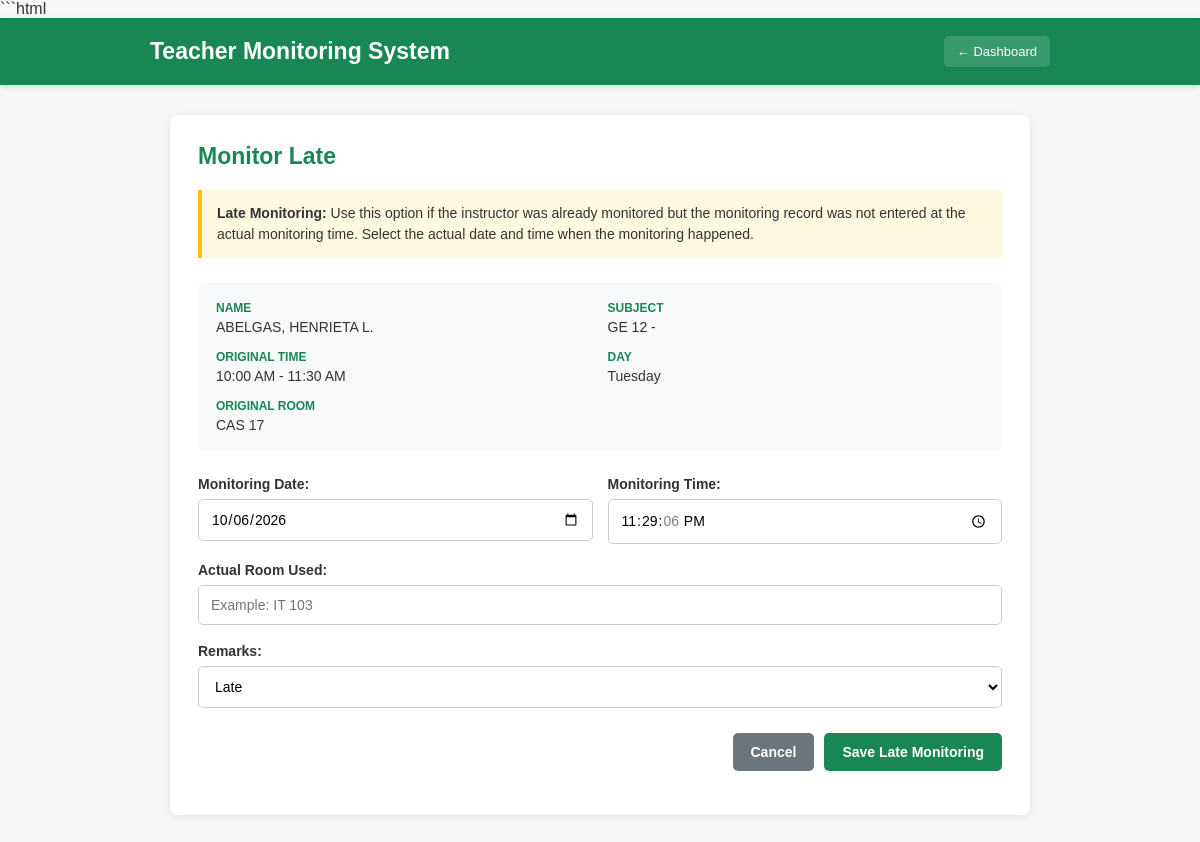
Screenshot of /schedules/408/monitor-late/ (signed in) with the database file from the repository.
### monitoring/models.py (models this page shows, shortened)
class Schedule(models.Model):
    DAYS = [
        ("M", "Monday"),
        ("T", "Tuesday"),
        ("W", "Wednesday"),
        ("TH", "Thursday"),
        ("F", "Friday"),
        ("S", "Saturday"),
    ]
    instructor = models.ForeignKey(
        Instructor,
        on_delete=models.CASCADE,
        related_name="schedules"
    )
    subject = models.ForeignKey(
        Subject,
        on_delete=models.CASCADE,
        related_name="schedules"
    )
    room = models.ForeignKey(
        Room,
        on_delete=models.CASCADE,
        related_name="schedules"
    )
    day = models.CharField(
        max_length=5,
        choices=DAYS
    )
    start_time = models.TimeField()
    end_time = models.TimeField()

class Instructor(models.Model):
    CLASSIFICATION_CHOICES = [
        ("PART_TIME", "Part-Time"),
        ("REGULAR", "Regular"),
    ]
    name = models.CharField(max_length=150)
    classification = models.CharField(
        max_length=20,
        choices=CLASSIFICATION_CHOICES,
        default="PART_TIME"
    )
    department = models.CharField(
        max_length=150,
        blank=True
    )
    contact = models.CharField(
        max_length=50,
        blank=True
    )
    class Meta:
        ordering = ["name"]

class Subject(models.Model):
    subject_code = models.CharField(max_length=30)
    subject_name = models.CharField(
        max_length=150,
        blank=True
    )
    class Meta:
        ordering = ["subject_code"]
    def __str__(self):
        return f"{self.subject_code} - {self.subject_name}"

class Room(models.Model):
    room_name = models.CharField(max_length=50)
    class Meta:
        ordering = ["room_name"]

### monitoring/views.py (the view)
@login_required
def monitor_late(request, schedule_id):
    schedule = get_object_or_404(
        Schedule.objects.select_related("instructor", "subject", "room"),
        pk=schedule_id,
    )
    if request.method == "POST":
        form = LateMonitoringRecordForm(request.POST)
        if form.is_valid():
            record = form.save(commit=False)
            record.schedule = schedule
            record.remarks = "Late"
            record.signature = ""
            record.save()
            messages.success(request, "Late monitoring record saved successfully!")
            return redirect("instructor_list")
    else:
        form = LateMonitoringRecordForm(
            initial={
                "monitoring_date": timezone.localdate(),
                "monitoring_time": timezone.localtime().time(),
                "remarks": "Late",
            }
        )
    return render(
        request,
        "instructors/monitoring/late_form.html",
        {"form": form, "schedule": schedule},
    )

### templates/instructors/monitoring/late_form.html (shortened to what this page needs)
<!DOCTYPE html>
<html lang="en">
<head>
</head>
<body>
<header class="header">
    <div class="header-content">
        <h1>
            Teacher Monitoring System
        </h1>
        <a
            href="{% url 'dashboard' %}"
            class="back-dashboard"
        >
            ← Dashboard
        </a>
    </div>
</header>
<main class="container">
    <div class="card">
        <h2>
            Monitor Late
        </h2>
        <div class="late-note">
            <strong>Late Monitoring:</strong>
            Use this option if the instructor was
            already monitored but the monitoring
            record was not entered at the actual
            monitoring time.
            Select the actual date and time when
            the monitoring happened.
        </div>
        <div class="schedule-info">
            <div class="info-item">
                <strong>
                    Name
                </strong>
                <span>
                    {{ schedule.instructor.name }}
                </span>
            </div>
            <div class="info-item">
                <strong>
                    Subject
                </strong>
                <span>
                    {{ schedule.subject }}
                </span>
            </div>
            <div class="info-item">
                <strong>
                    Original Time
                </strong>
                <span>
                    {{ schedule.start_time|time:"h:i A" }}
                    -
                    {{ schedule.end_time|time:"h:i A" }}
                </span>
            </div>
            <div class="info-item">
                <strong>
                    Day
                </strong>
                <span>
                    {{ schedule.get_day_display }}
                </span>
            </div>
            <div class="info-item">
                <strong>
                    Original Room
                </strong>
                <span>
                    {{ schedule.room.room_name }}
                </span>
            </div>
        </div>
        <form
            method="post"
            autocomplete="off"
        >
            <div class="datetime-grid">
                <div class="form-group">
                    {{ form.monitoring_date.label_tag }}
                    {{ form.monitoring_date }}
                </div>
                <div class="form-group">
                    {{ form.monitoring_time.label_tag }}
                    {{ form.monitoring_time }}
                </div>
            </div>
            <div class="form-group">
                {{ form.transfer_room.label_tag }}
                {{ form.transfer_room }}
            </div>
            <div class="form-group">
                {{ form.remarks.label_tag }}
                {{ form.remarks }}
            </div>
            <div class="buttons">
                <a
                    href="{% url 'monitoring_list' %}"
                    class="cancel-button"
                >
                    Cancel
                </a>
                <button
                    type="submit"
                    class="save-button"
                >
                    Save Late Monitoring
                </button>
            </div>
        </form>
    </div>
</main>
</body>
</html>

### templates/instructors/monitoring/late_form.html (style rules this page uses)
* { box-sizing: border-box; }
html, body { width: 100%; min-height: 100%; }
body { margin: 0; font-family: Arial, Helvetica, sans-serif; background: #f5f7f6; color: #333; min-height: 100vh; overflow-x: hidden; overflow-y: auto; }
.header { width: 100%; background: #198754; color: white; padding: 18px 30px; position: sticky; top: 0; z-index: 1000; box-shadow: 0 2px 6px rgba(0, 0, 0, 0.12); }
.header-content { width: 100%; max-width: 900px; margin: 0 auto; display: flex; align-items: center; justify-content: space-between; gap: 15px; }
.header h1 { margin: 0; font-size: 23px; font-weight: 600; }
.back-dashboard { color: white; text-decoration: none; background: rgba(255, 255, 255, 0.15); padding: 8px 13px; border-radius: 5px; font-size: 13px; white-space: nowrap; }
.container { width: 100%; max-width: 900px; margin: 0 auto; padding: 30px 20px 50px; }
.card { width: 100%; background: white; border-radius: 8px; padding: 28px; box-shadow: 0 2px 8px rgba(0, 0, 0, 0.08); }
.card h2 { margin-top: 0; margin-bottom: 20px; color: #198754; font-size: 23px; }
.late-note { background: #fff8e1; border-left: 4px solid #ffc107; padding: 13px 15px; margin-bottom: 25px; font-size: 14px; line-height: 1.5; }
.schedule-info { display: grid; grid-template-columns: repeat(2, minmax(0, 1fr)); gap: 15px; margin-bottom: 25px; padding: 18px; background: #f8f9fa; border-radius: 6px; }
.info-item { min-width: 0; }
.info-item strong { display: block; color: #198754; font-size: 12px; margin-bottom: 4px; text-transform: uppercase; }
.info-item span { font-size: 14px; overflow-wrap: anywhere; }
.form-group { margin-bottom: 18px; }
.form-group label { display: block; margin-bottom: 7px; font-weight: 600; font-size: 14px; }
.form-control, .form-select, select, input[type="date"], input[type="time"], input[type="text"], textarea { width: 100%; padding: 11px 12px; border: 1px solid #ccc; border-radius: 5px; font-size: 14px; background: white; font-family: Arial, Helvetica, sans-serif; }
.datetime-grid { display: grid; grid-template-columns: repeat(2, minmax(0, 1fr)); gap: 15px; }
.buttons { display: flex; justify-content: flex-end; align-items: center; gap: 10px; margin-top: 25px; }
.save-button, .cancel-button { border: none; padding: 11px 18px; border-radius: 5px; font-size: 14px; font-weight: 600; cursor: pointer; text-decoration: none; text-align: center; display: inline-flex; align-items: center; justify-content: center; }
.save-button { background: #198754; color: white; }
.cancel-button { background: #6c757d; color: white; }

### rows the page displays
Schedule: instructor.name "ABELGAS, HENRIETA L.", subject "GE 12 -", start_time "10:00 AM", end_time "11:30 AM", day "Tuesday", room.room_name "CAS 17"
